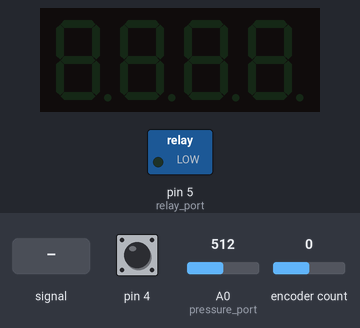
The sketch below on a simulated Arduino Uno, built with avr-gcc and run on an emulated ATmega328P. On the bench: 4-digit seven-segment display, switched loads named in the sketch (green lamp = pin HIGH). Inputs (shaded band) come from the test bench; at power-on: encoder count 0, pin 4 HIGH, A0 (pressure_port) = 512. EEPROM starts erased.

Above: at 1.2 s.
1.3 s: encoder count set to 4
At 2.4 s:
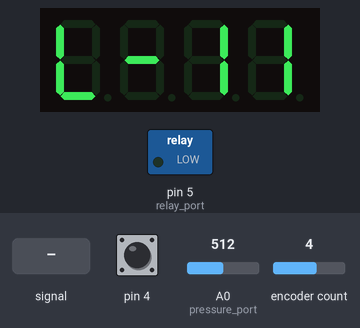
2.8 s: pin 4 pulled LOW for 1 s
At 4.7 s:
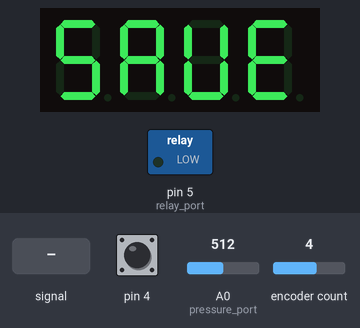
5.3 s: pin 4 pulled LOW for 0.15 s
At 6.8 s:
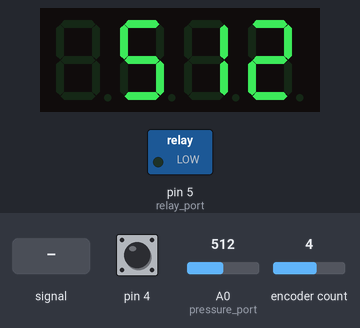
7.1 s: A0 (pressure_port) fed a 200 Hz sine of ±81 counts around its level
At 7.54 s:
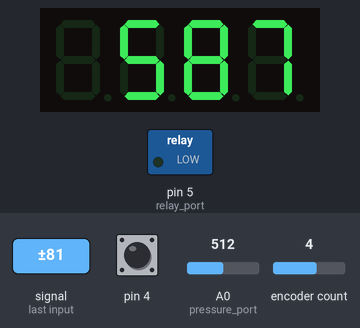
8.8 s: A0 (pressure_port) set to 340
At 10.1 s:
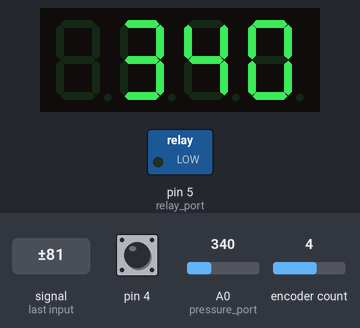
10.6 s: A0 (pressure_port) fed a 1000 Hz sine of ±255 counts around its level
At 11.05 s:
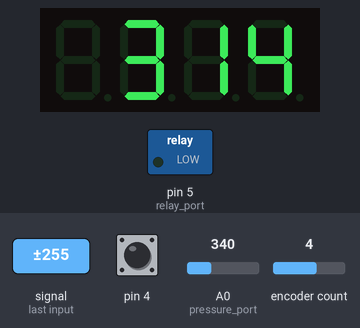
Timing chart, 0 to 13.3 s (numbered marks = the images above; inputs shaded):
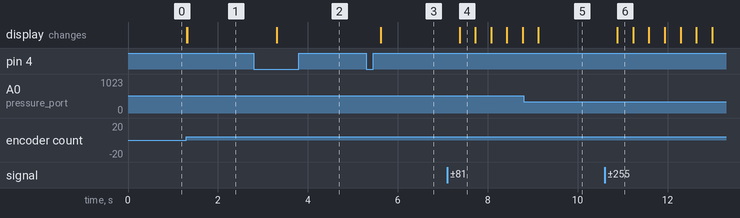

Measured:
- after the input at 1.3 s, the display: first changes at once (image 1 shows a later state)
- after the input at 2.8 s, the display: changes after 0.50 s (image 2)
- after the input at 5.3 s, the display: changes after 0.32 s (image 3)
- after the input at 7.1 s, the display: changes after 0.27 s (image 4)
- after the input at 10.6 s, the display: changes after 0.28 s (image 6)

The sketch:

pump_encoder.ino
```cpp
// ====Ports====
#define pressure_port A0
#define relay_port 5

// ====Encoder====
#define S1 2
#define S2 3
#define KEY 4

// ====Display====
#define CLK 6
#define DIO 7


#if DEBUG
  #define DEBUG_MSG(x) Serial.println(x)
#else
  #define DEBUG_MSG(x)
#endif

// ====Consts====
#define MIN_PRESSURE 60
#define MAX_PRESSURE 800


// ====Libs====
#include <EncButton.h>
#include <EEPROM.h>
#include <GyverTM1637.h>


int pressure, pressure_low, pressure_high;
bool is_on_pump, is_on_display, display_cur_pressure;
unsigned long last_time1, last_time2, last_time3, last_time_pressure;
const int NUM_READ = 3;

EncButton eb(S1, S2, KEY);
GyverTM1637 disp(CLK, DIO);


// ограничивает нижний порог от 0 до верхнего порога
int get_constrained_pressure_low(int pressure_low_local) {
  return constrain(pressure_low_local, MIN_PRESSURE, pressure_high-10);
}

// ограничивает верхний порог от нижнего порога до 800(8 атмосфер)
int get_constrained_pressure_high(int pressure_high_local) {
  return constrain(pressure_high_local, pressure_low+10, MAX_PRESSURE);
}

// растянутое среднее арифметическое
int midArifm2(int newVal) {
  static byte counter = 0;     // счётчик
  static int prevResult = 0; // хранит предыдущее готовое значение
  static int sum = 0;  // сумма
  sum += newVal;   // суммируем новое значение
  counter++;       // счётчик++
  if (counter == NUM_READ) {      // достигли кол-ва измерений
    prevResult = sum / NUM_READ;  // считаем среднее
    sum = 0;                      // обнуляем сумму
    counter = 0;                  // сброс счётчика
  }
  return prevResult;
}

void setup() {
  #if DEBUG
  Serial.begin(9600);
  #endif

  DEBUG_MSG("pressure");
  DEBUG_MSG(',');
  DEBUG_MSG("low");
  DEBUG_MSG(',');
  DEBUG_MSG("high");
  DEBUG_MSG(',');
  DEBUG_MSG("status");

  pinMode(relay_port, OUTPUT);

  // загрузить пороги из памяти
  EEPROM.get(0, pressure_low);
  EEPROM.get(2, pressure_high);

  disp.clear();
  disp.brightness(5);  // яркость, 0 - 7 (минимум - максимум)
  disp.clear();
}

void loop() {
  eb.tick();
  if (eb.turn()) {
    disp.clear();
    if (eb.right()) {
      pressure_low = get_constrained_pressure_low(pressure_low+10);
      disp.displayInt(pressure_low);
      disp.displayByte(0, _L);
    }
    if (eb.left()) {
      pressure_low = get_constrained_pressure_low(pressure_low-10);
      disp.displayInt(pressure_low);
      disp.displayByte(0, _L);
    }
    if (eb.rightH()) {
      pressure_high = get_constrained_pressure_high(pressure_high+10);
      disp.displayInt(pressure_high);
      disp.displayByte(0, _H);
    }
    if (eb.leftH()) {
      pressure_high = get_constrained_pressure_high(pressure_high-10);
      disp.displayInt(pressure_high);
      disp.displayByte(0, _H);
    }
    is_on_display = true;
    display_cur_pressure = false;
    last_time2 = millis();
  }

  // нажать на энкодер - показать текущее давление
  if (eb.click()) {
    display_cur_pressure = true;
    is_on_display = true;
    last_time2 = millis();
  }


  // Если энкодер зажат то записать текущие пороги в энергонезависимую память
  if (eb.hold()) {
    EEPROM.put(0, pressure_low);
    EEPROM.put(2, pressure_high);
    disp.displayByte(_S, _A, _U, _E);
    display_cur_pressure = false;
    last_time2 = millis();
  }

  // Датчик давления 0 - 1000 0 - 10 атмосфер
  pressure = analogRead(pressure_port);
  pressure = midArifm2(pressure);

  if (millis() - last_time1 > 350) {
      last_time1 = millis();
      if (display_cur_pressure & is_on_display) {
        disp.displayInt(pressure);
      }
  }

  // измерение каждые 1500 мс
  if (millis() - last_time_pressure > 1500) {
    last_time_pressure = millis();

    // Если текущее давление ниже нижнего порога - включить насос
    if (pressure < pressure_low) {
      if (!is_on_pump) {
        digitalWrite(relay_port, HIGH);
        is_on_pump = true;
      }

    }
    // Иначе если давление выше верхнего порога - выключить насос
    else if (pressure > pressure_high) {
      if (is_on_pump) {
        digitalWrite(relay_port, LOW);
        is_on_pump = false;
      }
    }
  }

  DEBUG_MSG(pressure);
  DEBUG_MSG(',');
  DEBUG_MSG(pressure_low);
  DEBUG_MSG(',');
  DEBUG_MSG(pressure_high);
  DEBUG_MSG(',');
  DEBUG_MSG(is_on_pump*100);
}
```
